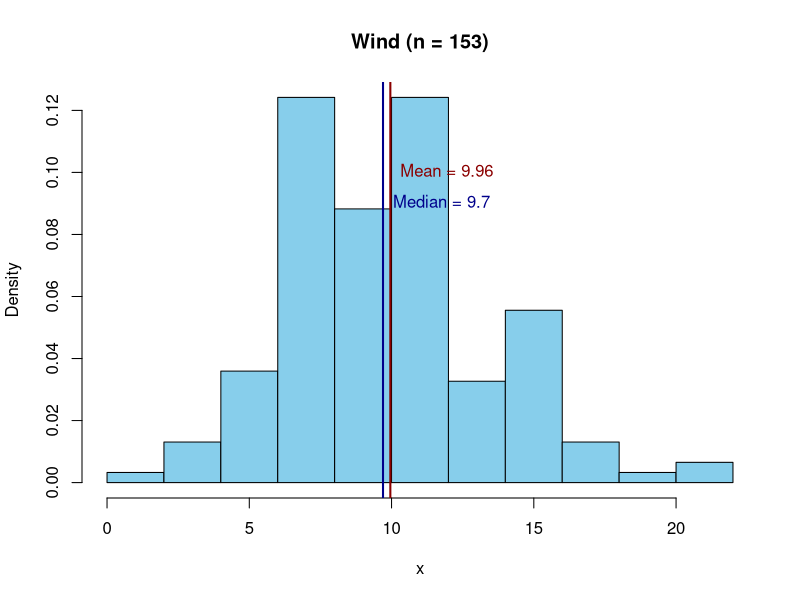

Source code (R): (Note: this script raises an error after producing the figure.)
#::::::::::::::::::::::::::::::::::::::::::::::::::::::::::::::::::::::::::::
#
# Functions II
# 
#::::::::::::::::::::::::::::::::::::::::::::::::::::::::::::::::::::::::::::





# Input
#===========================================================
#...........................
set.seed(524)
observations <- rnorm(10)
predictions <- rnorm(10)

# with a function
get_RMSE <- function(predictions, observations){
  diff <- observations - predictions
  sq_diff <- diff^2
  m_sq_diff <- mean(sq_diff)
  RMSE <- sqrt(m_sq_diff)
  return(RMSE)
}

# compare
RMSE <- get_RMSE(predictions, observations)

# without a function
diff <- observations - predictions
sq_diff <- diff^2
m_sq_diff <- mean(sq_diff)
RMSE <- sqrt(m_sq_diff)



# with a function
summary(mtcars$mpg)

# without a function
round(c("Min." = min(mtcars$mpg),
        "1st Qu." = as.numeric(quantile(mtcars$mpg)[2]),
        "Median" = median(mtcars$mpg),
        "Mean" = mean(mtcars$mpg),
        "3rd Qu." = as.numeric(quantile(mtcars$mpg)[4]),
        "Max." = max(mtcars$mpg)), 2)




# remember the get_info() function
get_info <- function(x){
  mean_x <- mean(x)
  median_x <- median(x)
  n_obs_x <- length(x)
  range_x <- range(x)
  return(list(mean = mean_x, median = median_x, 
              n_obs = n_obs_x, range = range_x))
}

get_info(airquality$Wind)



# Side effects
#...........................
print_info <- function(x){
  info <- get_info(x)
  cat("There are ", info$n_obs, 
      " observed values. \nThe mean is ", 
      round(info$mean, 2), ". \nThe median is ", 
      round(info$median, 2), ". \n", sep = "")
# invisible(info)  
}

print_info(airquality$Wind)
test <- print_info(airquality$Wind)
test



# plot
hist2 <- function(x, title){
  info <- get_info(x)
  mean_median <- as.numeric(info[c("mean", "median")])
  hist(x, 
       main = paste0(title, " (n = ", info$n_obs, ")"),
       col = "skyblue", 
       freq = FALSE)
  abline(v = mean_median, 
         col = c("darkred", "darkblue"), 
         lwd = 2)
  text(mean_median, 
       y = c(.1, .09),
       labels = paste(c("Mean", "Median"), 
                      round(mean_median, 2), 
                      sep = " = "),
       col = c("darkred", "darkblue"),
       pos = 4)
}

hist2(airquality$Wind, "Wind")





# Errors, warnings etc.
# ..........................
# Errors
?stop
get_log_xtox <- function(x) {
  if(!is.numeric(x)) stop("This does not work!")
  x_x <- x^x
  return(log(x_x))
}
get_log_xtox(2)
get_log_xtox("a")



# stopifnot()
?stopifnot
get_log_xtox <- function(x) {
  stopifnot(is.numeric(x)) 
  x_x <- x^x
  return(log(x_x))
}
get_log_xtox("a")



# message
?message
get_log_xtox <- function(x) {
  x_x <- x^x
  message("Thank you for using this function!")
  return(log(x_x))
}
get_log_xtox(2)


# Warning
?warning
get_log_xtox <- function(x) {
  if(x < 0 && (x %% 2 == 0)) 
    warning("Not sure you can trust the result.", 
            call. = FALSE)
  x_x <- x^x
  return(log(x_x))
}
get_log_xtox(-2)



# Scoping rules in R; Where does R find stuff
# ...........................................
a <- 55
add_a <- function(x){
  return(x + a)
}
add_a(5)
# BAD IDEA!



# name masking
a <- 55
add_a <- function(x){
  a <- 5
  return(x + a)
}
add_a(5)



# GOOD IDEA!
add_a <- function(x, a = 55){
  return(x + a)
}
add_a(5)




# dot-dot-dot
# ...........
# Unknown number of arguments
# using a for loop
is_character <- function(...){
  input <- list(...)
  out <- logical(length(input))
  for(ell_nr in seq_along(input)){
    out[ell_nr] <- is.character(input[[ell_nr]])
  }
  names(out) <- names(input)
  out
}
is_character(a = "Awesome", b = 5, new = "YES")



# passing arguments to other function
# apply example
?apply
get_quantiles <- function(x, ...){
  if(is.null(dim(x))) return(quantile(x, ...))
  apply(x, 2, quantile, ...)
}
get_quantiles(airquality, na.rm = TRUE, 
              probs = c(.2, .8))


# spelling mistakes!
get_quantiles(airquality, na.rm = TRUE, 
              prosb = c(.2, .8))




# Exercises
#===========================================================


# 1. Write a function that computes the following statistics for a numeric 
#    vector: (1) the sum of NAs, (2) the median, (3) the number of unique values.
#    include a second argument na.rm with default TRUE, to make sure that 
#    the median is computed (without NA values).
#    test your function using the mtcars data.
#    TIP: you can use unique() and length().
?unique
?length

data("mtcars")
computeDescriptives(mtcars$mpg)


# 2. Consider the drop_NA()-function from the previous exercises.
#    Add a side-effect to the function: inform the user of
#    how many NA values were dropped. 
#    Add a "message" argument with default FALSE, so that 
#    users can also choose whether to get the information.
Ozone_noNA <- drop_NA(airquality$Ozone) 
Ozone_noNA <- drop_NA(airquality$Ozone, message = FALSE) 



# 3. Consider the get_info()-function from above. Include
#    a "na.rm" argument with a sensible default. 
#    when na.rm = TRUE, the function should:
#       - remove NA values before computing the statistics
#       - inform the user how many NA values were removed
#       - make sure users can choose not to get this information
#    TIP: make use of the function you wrote for exercise 2.

# original get_info() function
get_info <- function(x){
  mean_x <- mean(x)
  median_x <- median(x)
  n_obs_x <- length(x)
  range_x <- range(x)
  return(list(mean = mean_x, median = median_x, 
              n_obs = n_obs_x, range = range_x))
}

get_info(airquality$Ozone)
get_info(airquality$Ozone, message = TRUE)
get_info(airquality$Ozone, na.rm = FALSE)




# 4. Write a function that takes a numeric variable as input and creates a 
#    boxplot as output. How does R provide default values for the main 
#    title and axis labels. Would you choose the same?
#    Give sensible default values to the main title and axis labels.
create_boxplot(mtcars$mpg)



# 5. Implement 'input checks' for your boxplot function. The function should throw
#    an error, if the input is not a single numeric vector.
#    If the vector contains missing values, the function should throw a warning.
create_boxplot2(mtcars$mpg)
create_boxplot2(mtcars)
create_boxplot2(c(mtcars$mpg, NA))



# 6. Write a function that creates either a histogram or a bar chart for a 
#    variable, depending on the input:
#      + character/factor -> bar chart using table()
#      + numeric -> histogram
create_graph(1:5)
create_graph(c("a", "b", "c"))
create_graph(mtcars$mpg)
create_graph(iris$Species)
